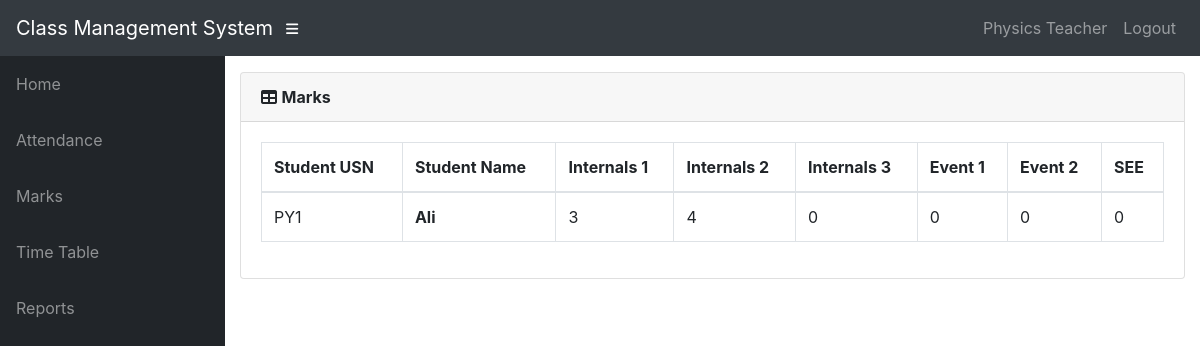
/info/teacher/41/Students/Marks/ (signed in), run on the app's committed database.
### info/models.py (models this page shows, shortened)
class User(AbstractUser):
    @property
    def is_student(self):
        if hasattr(self, 'student'):
            return True
        return False
    @property
    def is_teacher(self):
        if hasattr(self, 'teacher'):
            return True
        return False

class Teacher(models.Model):
    user = models.OneToOneField(User, on_delete=models.CASCADE, null=True)
    id = models.CharField(primary_key=True, max_length=100)
    dept = models.ForeignKey(Dept, on_delete=models.CASCADE, default=1)
    name = models.CharField(max_length=100)
    sex = models.CharField(max_length=50, choices=sex_choice, default='Male')
    DOB = models.DateField(default='1980-01-01')

class StudentCourse(models.Model):
    student = models.ForeignKey(Student, on_delete=models.CASCADE)
    course = models.ForeignKey(Course, on_delete=models.CASCADE)
    class Meta:
        unique_together = (('student', 'course'),)
        verbose_name_plural = 'Marks'

class Student(models.Model):
    user = models.OneToOneField(User, on_delete=models.CASCADE, null=True)
    class_id = models.ForeignKey(Class, on_delete=models.CASCADE, default=1)
    USN = models.CharField(primary_key='True', max_length=100)
    name = models.CharField(max_length=200)
    sex = models.CharField(max_length=50, choices=sex_choice, default='Male')
    DOB = models.DateField(default='1998-01-01')

class Marks(models.Model):
    studentcourse = models.ForeignKey(StudentCourse, on_delete=models.CASCADE)
    name = models.CharField(max_length=50, choices=test_name, default='Internal test 1')
    marks1 = models.IntegerField(default=0, validators=[MinValueValidator(0), MaxValueValidator(100)])
    class Meta:
        unique_together = (('studentcourse', 'name'),)

### info/views.py (the view)
# urls.py: path('teacher/<int:assign_id>/Students/Marks/', views.student_marks, name='t_student_marks'),
@login_required()
def student_marks(request, assign_id):
    ass = Assign.objects.get(id=assign_id)
    sc_list = StudentCourse.objects.filter(student__in=ass.class_id.student_set.all(), course=ass.course)
    return render(request, 'info/t_student_marks.html', {'sc_list': sc_list})

### info/templates/info/t_student_marks.html
{% extends 'info/base.html' %}
    {% load static %}
    {% block content %}
                  <div class="card mb-3">
            <div class="card-header">
              <i class="fas fa-table"></i>
            <b>Marks</b></div>
            <div class="card-body">
              <div class="table-responsive">
                <table class="table table-bordered" id="dataTable" width="100%" cellspacing="0">
                  <thead>
                    <tr>
                        <th>Student USN</th>
                        <th>Student Name</th>
                        <th>Internals 1</th>
                        <th>Internals 2</th>
                        <th>Internals 3</th>
                        <th>Event 1</th>
                        <th>Event 2</th>
                        <th>SEE</th>
                    </tr>
                  </thead>
                  <tbody>
                    {% for sc in sc_list %}
                    <tr>
                        <td>{{ sc.student_id }}</td>
                        <td><b>{{ sc.student.name }} </b></td>
                        {% for m in sc.marks_set.all %}
                            <td>{{ m.marks1 }}</td>
                        {% endfor %}
                    </tr>
                    {% empty %}
                            <p>student has no courses</p>
                    {% endfor %}
                  </tbody>
                </table>
              </div>
            </div>
          </div>
    {% endblock %}

### info/templates/info/base.html (shortened to what this page needs)
<!DOCTYPE html>
<html lang="en">
  <head>
      {% load static %}
    <link href="{% static '/info/bootstrap/vendor/bootstrap/css/bootstrap.min.css' %}" rel="stylesheet">
    <link href="{% static '/info/bootstrap/vendor/fontawesome-free/css/all.min.css' %}" rel="stylesheet" type="text/css">
    <link href="{% static '/info/bootstrap/vendor/datatables/dataTables.bootstrap4.css' %}" rel="stylesheet">
    <link href="{% static '/info/bootstrap/css/sb-admin.css' %}" rel="stylesheet">
  </head>
  <body id="page-top">
    <nav class="navbar navbar-expand navbar-dark bg-dark static-top">
      <a class="navbar-brand mr-1" href="{% url 'index' %}">Class Management System</a>
      <button class="btn btn-link btn-sm text-white order-1 order-sm-0" id="sidebarToggle" href="#">
        <i class="fas fa-bars"></i>
      </button>
        <div class="collapse navbar-collapse" id="navbarResponsive">
          <ul class="navbar-nav ml-auto">
            <li class="nav-item">
                {% if request.user.is_student %}
                    <a class="nav-link text-capitalize">{{ request.user.student.name }}</a>
                {% elif request.user.is_teacher %}
                    <a class="nav-link text-capitalize">{{ request.user.teacher.name }}</a>
                {% endif %}
            </li>
            <li class="nav-item">
                <a class="nav-link" href="#" data-toggle="modal" data-target="#logoutModal">Logout</a>
            </li>
          </ul>
        </div>
    </nav>
    <div id="wrapper">
      <ul class="sidebar navbar-nav">
            <li class="nav-item">
              <a class="nav-link" href="{% url 'index' %}">
                <span>Home</span>
              </a>
            </li>
        {% if request.user.is_student %}
            <li class="nav-item">
              <a class="nav-link" href="{% url 'attendance' request.user.student.USN %}">
                <span>Attendance</span>
              </a>
            </li>
            <li class="nav-item">
              <a class="nav-link" href="{% url 'attendance' request.user.student.USN %}">
                <span>Attendance By Subject</span>
              </a>
            </li>
            <li class="nav-item">
              <a class="nav-link" href="{% url 'marks_list' request.user.student.USN %}">
                <span>Marks</span>
              </a>
            </li>
              <li class="nav-item">
              <a class="nav-link" href="{% url 'timetable' request.user.student.class_id_id %}">
                <span>Time Table</span>
              </a>
            </li>
        {% elif request.user.is_teacher %}
            <li class="nav-item">
              <a class="nav-link" href="{% url 't_clas' request.user.teacher.id 1 %}">
                <span>Attendance</span>
              </a>
            </li>
            <li class="nav-item">
              <a class="nav-link" href="{% url 't_clas' request.user.teacher.id 2 %}">
                <span>Marks</span>
              </a>
            </li>
              <li class="nav-item">
              <a class="nav-link" href="{% url 't_timetable' request.user.teacher.id %}">
                <span>Time Table</span>
              </a>
            </li>
            <li class="nav-item">
              <a class="nav-link" href="{% url 't_clas' request.user.teacher.id 3 %}">
                <span>Reports</span>
              </a>
            </li>
        {% endif %}
      </ul>
      <div id="content-wrapper">
        <div class="container-fluid">
            {% block content %}
            {% endblock %}
        </div>
      </div>
    </div>
  </body>
</html>

### data on the page
User: user.teacher.name "Physics Teacher"
StudentCourse: student_id "PY1", student.name "Ali"
Marks: marks1 "3"
Marks: marks1 "4"
Marks: marks1 "0"
Marks: marks1 "0"
Marks: marks1 "0"
Marks: marks1 "0"
